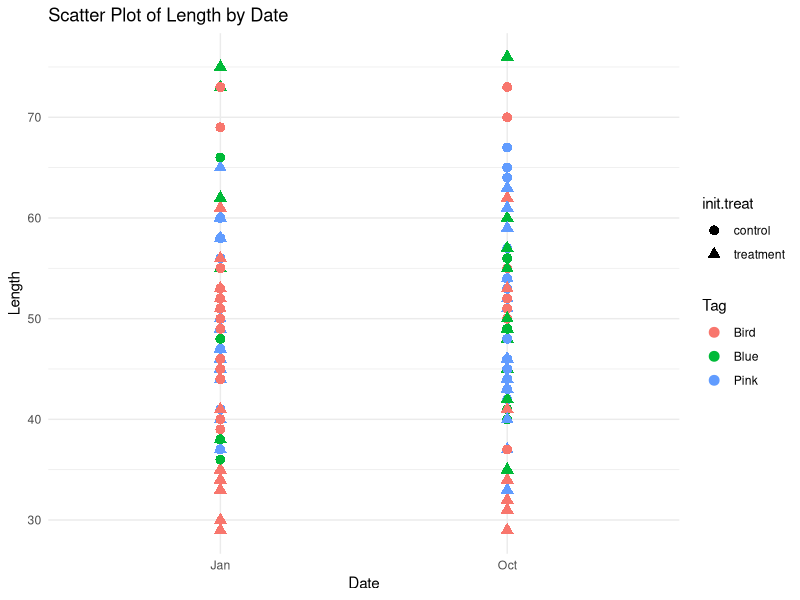
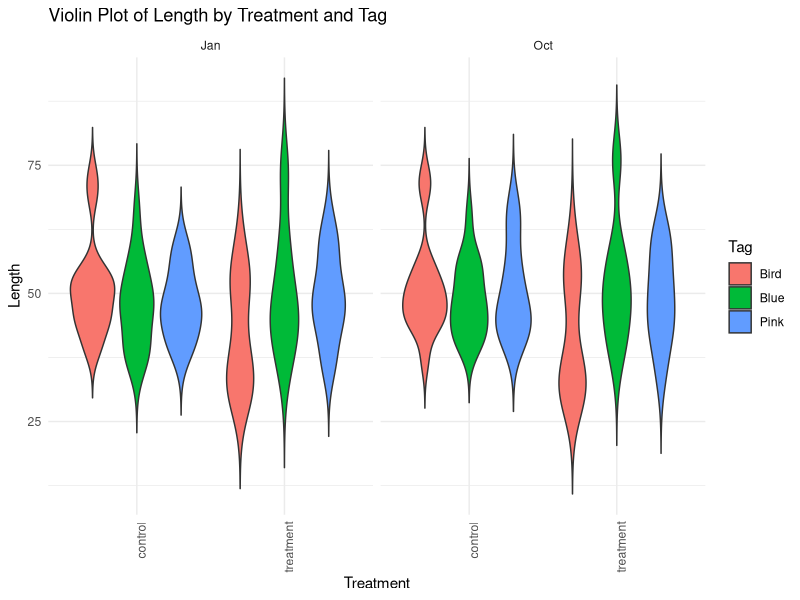
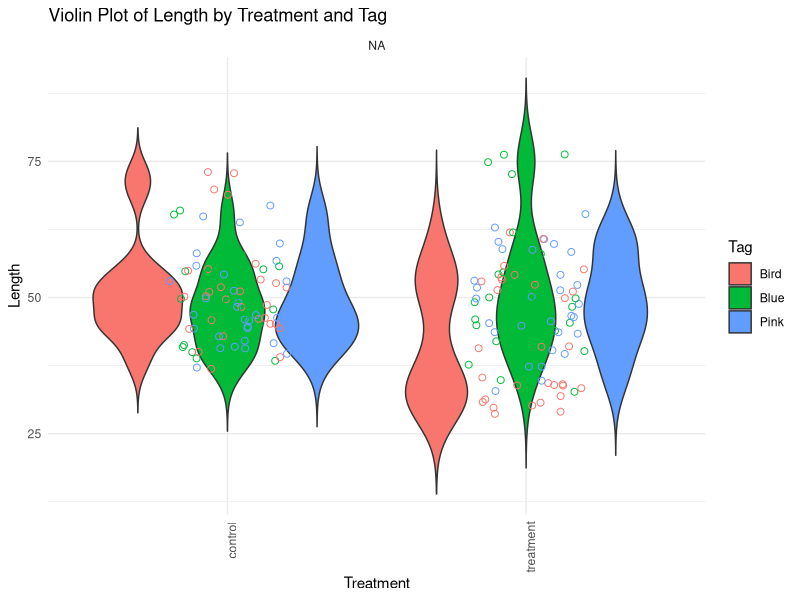
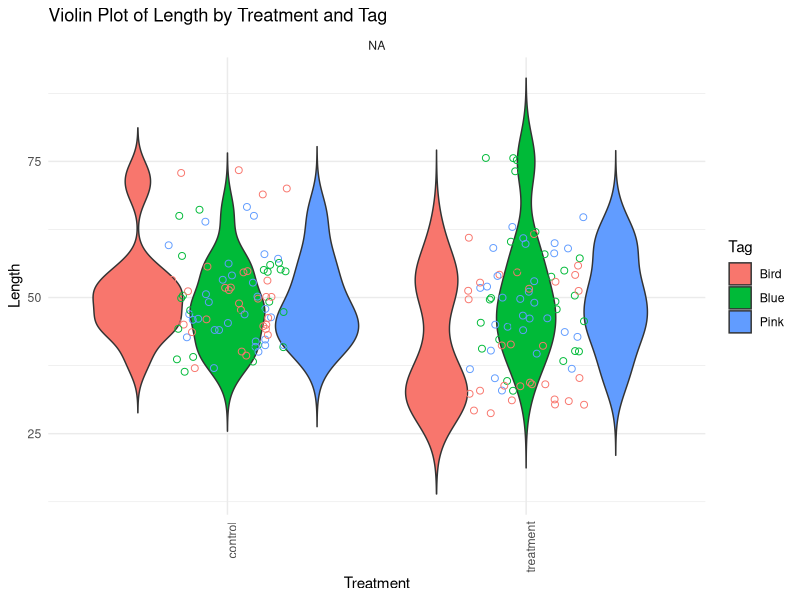

Recreate these plots in R, in order.
## ---- chunk 1
library(tidyverse)
## ---- chunk 2
length <- read.csv("../lifestage_carryover/data/size/gigas-lengths.csv")
## ---- chunk 3
adult <- length %>%
  filter(life.stage == "adult") %>%
  filter(tag %in% c('Blue', 'Bird', 'Blue', 'Pink'))
## ---- chunk 4
# Reshape the data to long format
#long_data <- tidyr::pivot_longer(female, cols = ends_with("avg.y"), names_to = "Exon", values_to = "Values")


adult$tag <- as.factor(adult$tag)
adult$init.treat <- as.factor(adult$init.treat)


# Plotting a dot plot (scatter plot)
  ggplot(adult, aes(x = month, y = length, color = tag, shape = init.treat)) +
  geom_point(size = 3) +
  scale_shape_manual(values=c(16, 17)) + # Use different shapes for control and treatment
  labs(title = "Scatter Plot of Length by Date", x = "Date", y = "Length") +
  theme_minimal() +
  theme(legend.position = "right") +
  scale_color_discrete(name = "Tag")


## ---- chunk 5
ggplot(adult, aes(x = init.treat, y = length, fill = tag)) +
  geom_violin(trim = FALSE) + # Trim is set to FALSE to show the full range of the data
  facet_wrap(~ month) + # Separate violins by month with the same y-axis scale
  labs(title = "Violin Plot of Length by Treatment and Tag", x = "Treatment", y = "Length") +
  theme_minimal() +
  theme(legend.position = "right") +
  scale_fill_discrete(name = "Tag") +
  theme(axis.text.x = element_text(angle = 90, hjust = 1)) # Rotate x labels if needed

## ---- chunk 6
# Assuming 'adult' is your dataframe with the appropriate columns
# and 'month' is a column in your dataframe that specifies the month

# First, ensure that 'month' is a factor with the levels in the desired order
# If the months are already factors, reorder them by:
adult$month <- factor(adult$month, levels = rev(levels(adult$month)))

# If 'month' is not a factor, convert it to a factor and specify the levels in reverse order
# For example, if your months are like c("Jan", "Feb", "Mar"), you would do:
# adult$month <- factor(adult$month, levels = c("Mar", "Feb", "Jan"))

ggplot(adult, aes(x = init.treat, y = length, fill = tag)) +
  geom_violin(trim = FALSE) + # Trim is set to FALSE to show the full range of the data
  facet_wrap(~ month, scales = "fixed") + # Separate violins by month with the same y-axis scale
  labs(title = "Violin Plot of Length by Treatment and Tag", x = "Treatment", y = "Length") +
  theme_minimal() +
  theme(legend.position = "right") +
  scale_fill_discrete(name = "Tag") +
  theme(axis.text.x = element_text(angle = 90, hjust = 1)) + # Rotate x labels if needed

# If you want to overlay the points over the violin plot, you can add this lin
geom_jitter(width = 0.2, aes(color = tag), size = 2, shape = 1, show.legend = FALSE) # Adjust the width for jittering if necessary

# To save the plot to a file
ggsave("violin_plot.png", width = 10, height = 6, dpi = 300)

